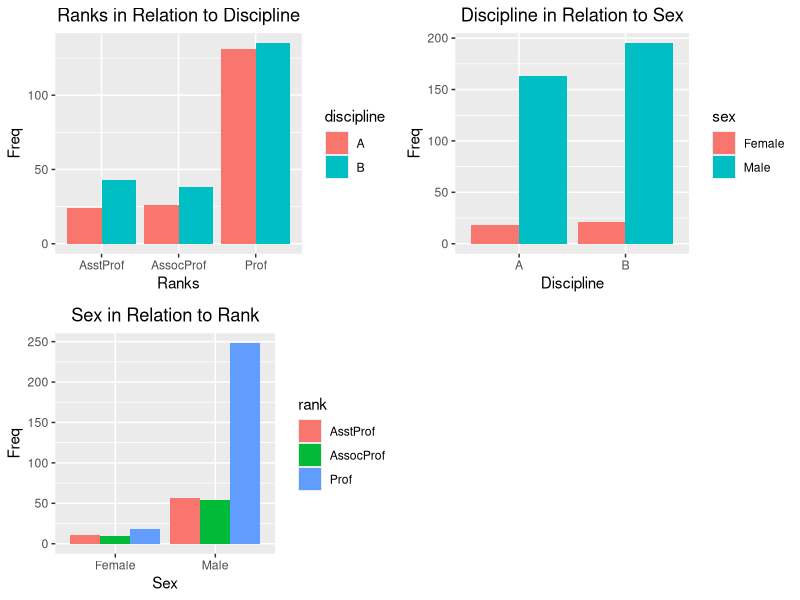
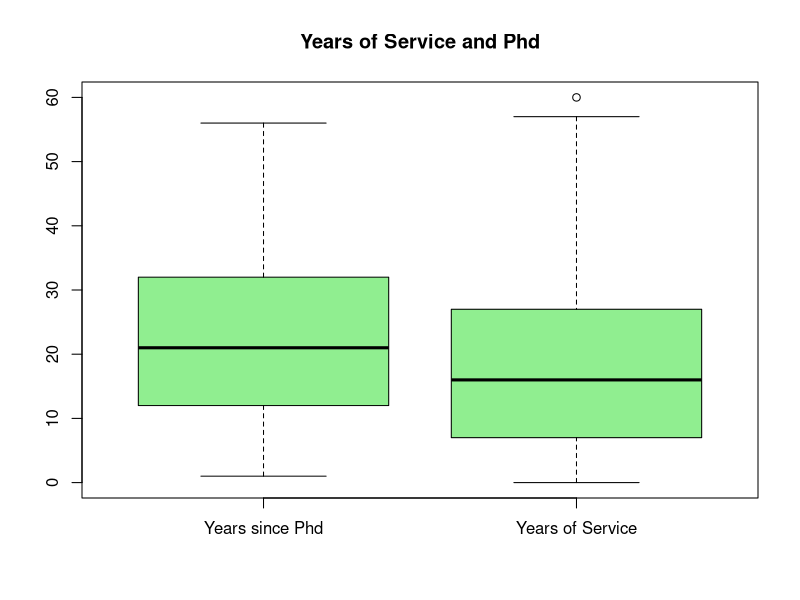
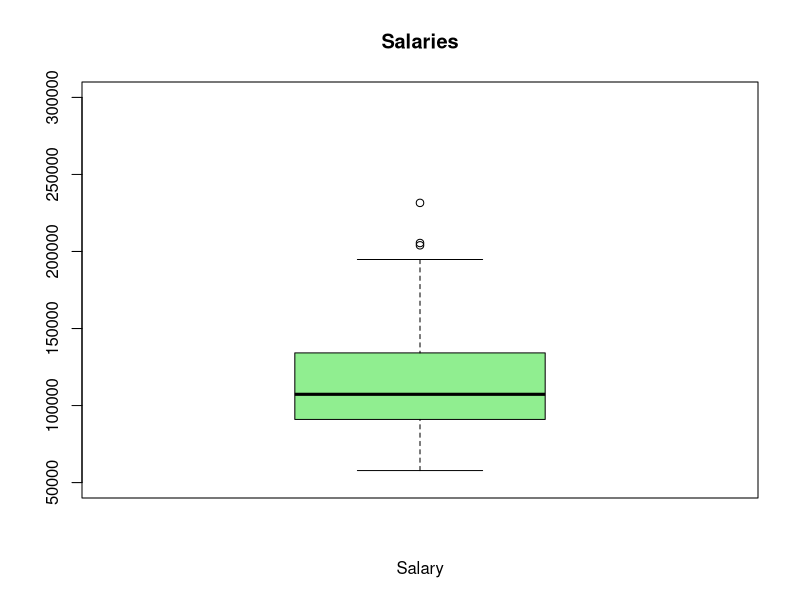
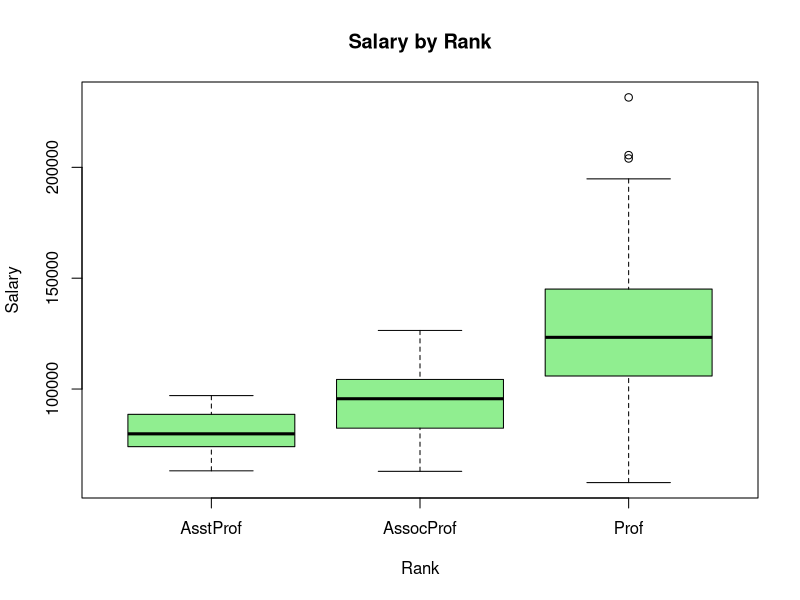
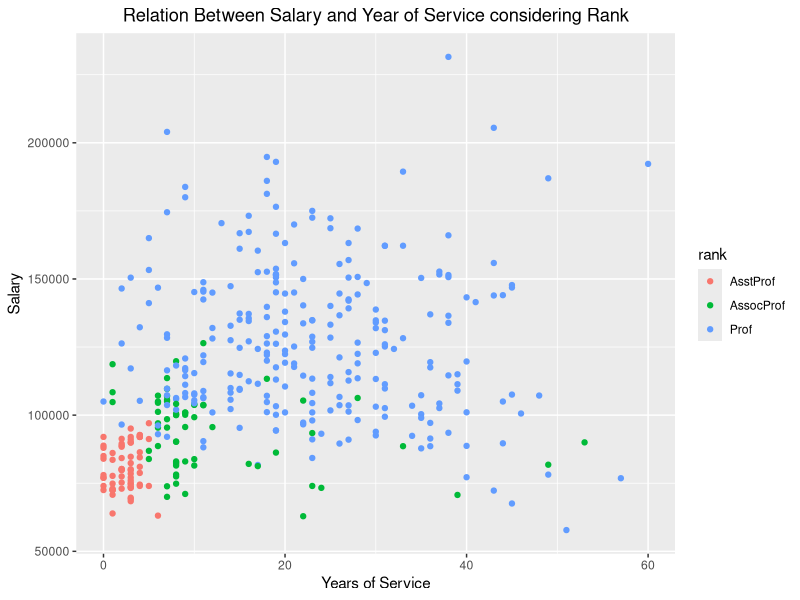
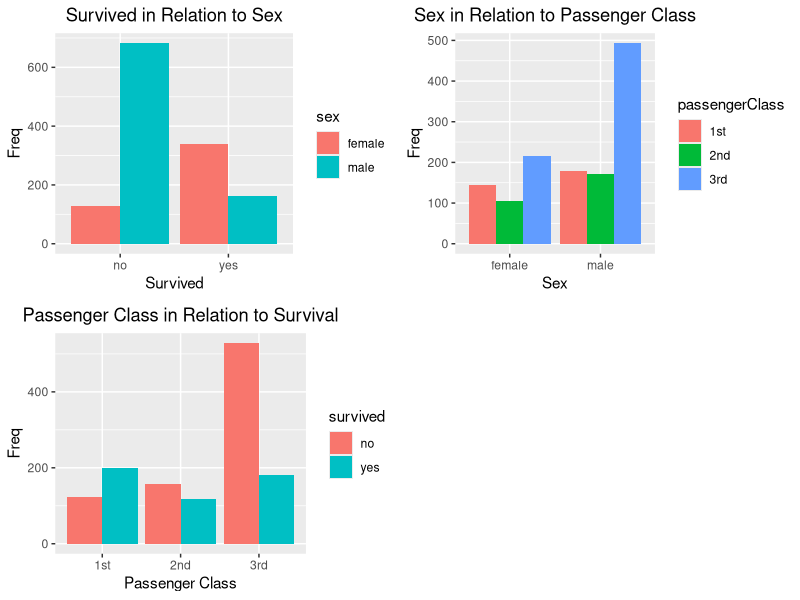
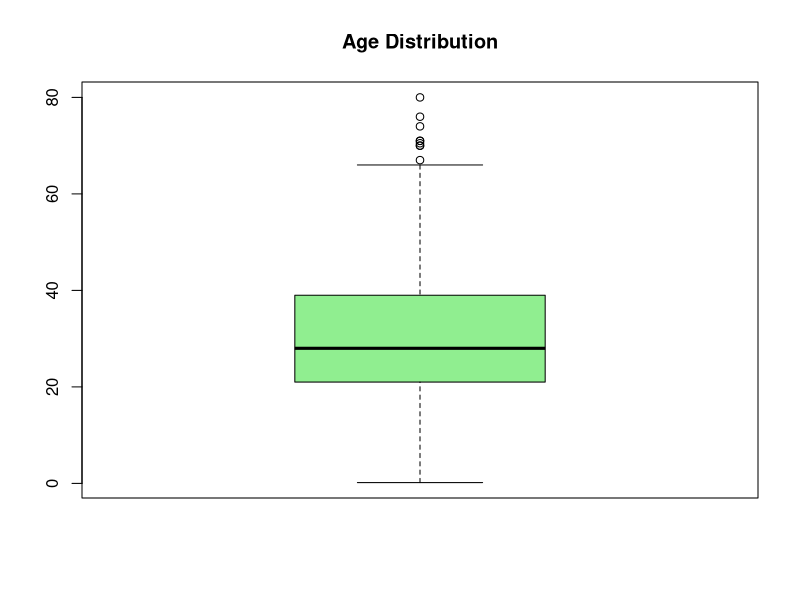
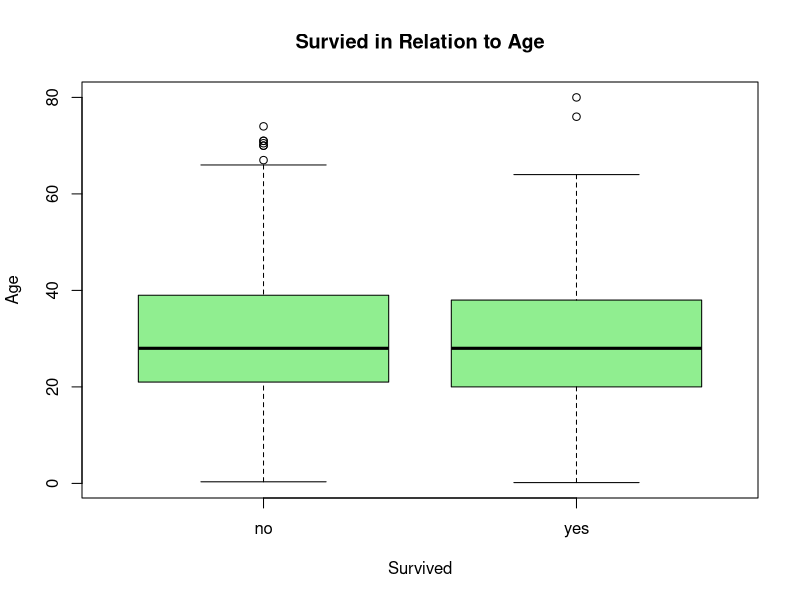

These charts were generated, in order, by the following R code:
## ---- chunk 1
library(car)
data("Salaries")
## ---- chunk 2
suppressWarnings(library(dplyr))
glimpse(Salaries)
## ---- chunk 3
sum(is.na(Salaries))
## ---- chunk 4
summary(Salaries)
## ---- chunk 5
library(ggplot2)
library(gridExtra)
p1<-ggplot(Salaries,aes(x=rank,fill=discipline))+
  labs(x="Ranks",y="Freq",title = "Ranks in Relation to Discipline")+
  theme(plot.title = element_text(hjust = 0.5))+
  geom_bar(position = "dodge")
p2<-ggplot(Salaries,aes(x=discipline,fill=sex))+
  labs(x="Discipline",y="Freq",title = "Discipline in Relation to Sex")+
  theme(plot.title = element_text(hjust = 0.5))+
  geom_bar(position = "dodge")
p3<-ggplot(Salaries,aes(x=sex,fill=rank))+
  labs(x="Sex",y="Freq",title = "Sex in Relation to Rank")+
  theme(plot.title = element_text(hjust = 0.5))+
  geom_bar(position = "dodge")

grid.arrange(p1,p2,p3,ncol=2,nrow=2)
## ---- chunk 6
boxplot(Salaries$yrs.since.phd,Salaries$yrs.service,col = "lightgreen",names = c("Years since Phd","Years of Service"))
title("Years of Service and Phd")
boxplot(Salaries$salary,col="lightgreen",xlab="Salary",ylim=c(50000,300000))
title("Salaries")
## ---- chunk 7
round(prop.table(table(Salaries$sex))*100,3)
## ---- chunk 8
library(dplyr)

Ass<-Salaries %>% 
  filter(rank=="AsstProf")

Assoc<-Salaries %>% 
  filter(rank=="AssocProf")

Prof<-Salaries %>% 
  filter(rank=="Prof")

mean(Ass$salary)
mean(Assoc$salary)
mean(Prof$salary)
## ---- chunk 9
boxplot(salary ~ rank, data = Salaries, main = "Salary by Rank", ylab = "Salary", xlab = "Rank",col="lightgreen")
## ---- chunk 10
anova<-aov(salary ~ rank, data = Salaries)
summary(anova)
## ---- chunk 11
round(prop.table(table(Ass$sex))*100,3)
round(prop.table(table(Assoc$sex))*100,3)
round(prop.table(table(Prof$sex))*100,3)
## ---- chunk 12
M<-Ass %>% 
  filter(sex=="Male")
F<-Ass %>% 
  filter(sex=="Female")
t.test(M$salary,F$salary,var.equal = FALSE)
## ---- chunk 13
n_boot<-1000
bootstrap_diff<-numeric(n_boot)

for (i in 1:n_boot) {
  ms<-sample(M$salary,replace = TRUE)
  fs<-sample(F$salary,replace = TRUE)
  bootstrap_diff[i]<-mean(ms)-mean(fs)
}

ci<-quantile(bootstrap_diff, c(0.025, 0.975))

mean(bootstrap_diff)
ci
## ---- chunk 14
M<-Assoc %>% 
  filter(sex=="Male")
F<-Assoc %>% 
  filter(sex=="Female")
t.test(M$salary,F$salary,var.equal = FALSE)
## ---- chunk 15
n_boot<-1000
bootstrap_diff<-numeric(n_boot)

for (i in 1:n_boot) {
  ms<-sample(M$salary,replace = TRUE)
  fs<-sample(F$salary,replace = TRUE)
  bootstrap_diff[i]<-mean(ms)-mean(fs)
}

ci<-quantile(bootstrap_diff, c(0.025, 0.975))

mean(bootstrap_diff)
ci
## ---- chunk 16
M<-Prof %>% 
  filter(sex=="Male")
F<-Prof %>% 
  filter(sex=="Female")
t.test(M$salary,F$salary,var.equal = FALSE)
## ---- chunk 17
n_boot<-1000
bootstrap_diff<-numeric(n_boot)

for (i in 1:n_boot) {
  ms<-sample(M$salary,replace = TRUE)
  fs<-sample(F$salary,replace = TRUE)
  bootstrap_diff[i]<-mean(ms)-mean(fs)
}

ci<-quantile(bootstrap_diff, c(0.025, 0.975))

mean(bootstrap_diff)
ci
## ---- chunk 18
library(dplyr)
M<-Salaries %>% 
  filter(sex=="Male")
F<-Salaries %>% 
  filter(sex=="Female")
t.test(M$salary,F$salary)
## ---- chunk 19
library(ggplot2)
ggplot(Salaries,aes(x=yrs.service,y=salary,color=rank))+
  geom_point()+
  labs(x="Years of Service",y="Salary",title = "Relation Between Salary and Year of Service considering Rank")+
  theme(plot.title = element_text(hjust = 0.5))
## ---- chunk 20
correlation <- cor(Salaries$yrs.service, Salaries$salary)
print(correlation)
## ---- chunk 21
library(carData)
data("TitanicSurvival")
## ---- chunk 22
glimpse(TitanicSurvival)
## ---- chunk 23
sum(is.na(TitanicSurvival))
## ---- chunk 24
colSums(is.na(TitanicSurvival))
## ---- chunk 25
summary(TitanicSurvival)
## ---- chunk 26
p1<-ggplot(TitanicSurvival,aes(x=survived,fill=sex))+
  labs(x="Survived",y="Freq",title = "Survived in Relation to Sex")+
  theme(plot.title = element_text(hjust = 0.5))+
  geom_bar(position = "dodge")
p2<-ggplot(TitanicSurvival,aes(x=sex,fill=passengerClass))+
  labs(x="Sex",y="Freq",title = "Sex in Relation to Passenger Class")+
  theme(plot.title = element_text(hjust = 0.5))+
  geom_bar(position = "dodge")
p3<-ggplot(TitanicSurvival,aes(x=passengerClass,fill=survived))+
  labs(x="Passenger Class",y="Freq",title = "Passenger Class in Relation to Survival")+
  theme(plot.title = element_text(hjust = 0.5))+
  geom_bar(position = "dodge")

grid.arrange(p1,p2,p3,nrow=2,ncol=2)

## ---- chunk 27
boxplot(TitanicSurvival$age,col="lightgreen",main="Age Distribution")
boxplot(age ~survived, data=TitanicSurvival,xlab="Survived",ylab="Age",main="Survied in Relation to Age",col="lightgreen")
## ---- chunk 28
c<-chisq.test(table(TitanicSurvival$survived,TitanicSurvival$passengerClass))
c
## ---- chunk 29
c$expected
## ---- chunk 30
c$observed
## ---- chunk 31
c$stdres
